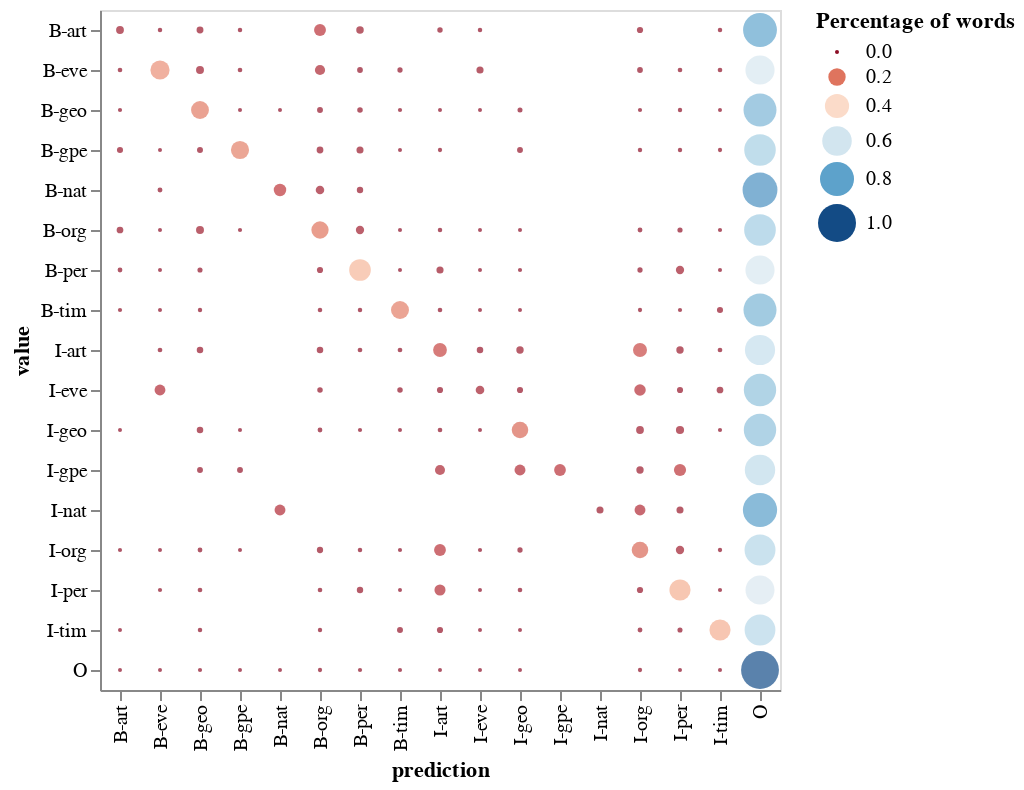

The notebook cell saved with this chart:
### Code cell
# Evaluate test dataset
eval_test = evaluate_corpus(test_seq.seq_list, pred_test, test_seq.y_dict, ignore_tag_code=O_value)

### Figure 1 — Vega-Lite specification as saved in the notebook (floating-point values rounded to 4 significant figures; data arrays with more than 128 entries replaced by an {"elided": "..."} marker saying what was removed)
{"config": {"view": {"continuousWidth": 400, "continuousHeight": 300}}, "data": {"name": "data-46d51f3f9b633bda51c28ac144043d5c"}, "mark": "circle", "encoding": {"color": {"field": "pct_cases", "scale": {"domain": [0, 1], "scheme": "redblue"}, "type": "quantitative"}, "size": {"field": "pct_cases", "legend": {"title": "Percentage of words"}, "scale": {"domain": [0, 1]}, "type": "quantitative"}, "tooltip": [{"field": "value", "type": "nominal"}, {"field": "prediction", "type": "nominal"}, {"field": "pct_cases", "format": ".2%", "type": "quantitative"}, {"field": "num_cases", "type": "quantitative"}], "x": {"field": "prediction", "type": "ordinal"}, "y": {"field": "value", "type": "ordinal"}}, "$schema": "https://vega.github.io/schema/vega-lite/v4.17.0.json", "datasets": {"data-46d51f3f9b633bda51c28ac144043d5c": {"elided": "195 records"}}}
